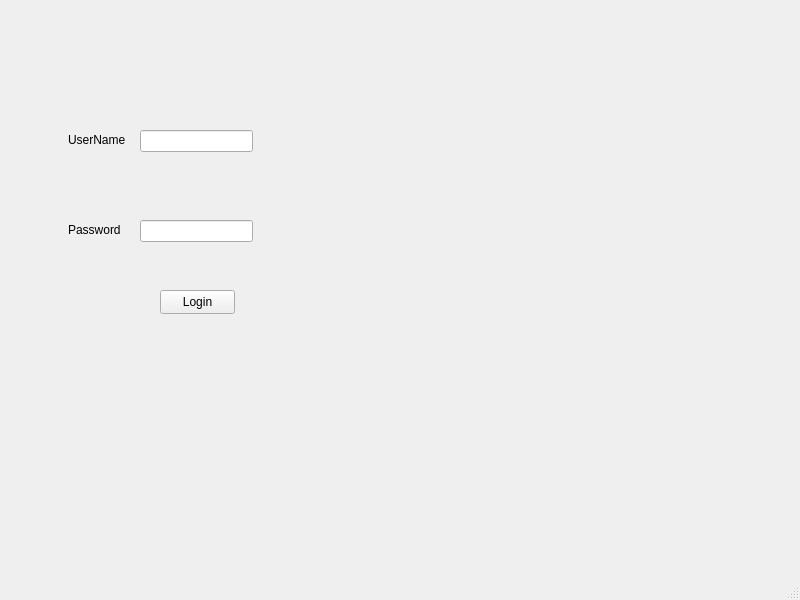
<?xml version="1.0" encoding="UTF-8"?>
<ui version="4.0">
 <class>MainWindow</class>
 <widget class="QMainWindow" name="MainWindow">
  <property name="geometry">
   <rect>
    <x>0</x>
    <y>0</y>
    <width>800</width>
    <height>600</height>
   </rect>
  </property>
  <property name="windowTitle">
   <string>Ticketplan Login</string>
  </property>
  <widget class="QWidget" name="centralwidget">
   <widget class="QLabel" name="label">
    <property name="geometry">
     <rect>
      <x>68</x>
      <y>130</y>
      <width>61</width>
      <height>20</height>
     </rect>
    </property>
    <property name="text">
     <string>UserName</string>
    </property>
   </widget>
   <widget class="QLabel" name="label_2">
    <property name="geometry">
     <rect>
      <x>68</x>
      <y>220</y>
      <width>61</width>
      <height>20</height>
     </rect>
    </property>
    <property name="text">
     <string>Password</string>
    </property>
   </widget>
   <widget class="QLineEdit" name="userNameInput">
    <property name="geometry">
     <rect>
      <x>140</x>
      <y>130</y>
      <width>113</width>
      <height>22</height>
     </rect>
    </property>
   </widget>
   <widget class="QLineEdit" name="passwordInput">
    <property name="geometry">
     <rect>
      <x>140</x>
      <y>220</y>
      <width>113</width>
      <height>22</height>
     </rect>
    </property>
   </widget>
   <widget class="QPushButton" name="loginButton">
    <property name="geometry">
     <rect>
      <x>160</x>
      <y>290</y>
      <width>75</width>
      <height>24</height>
     </rect>
    </property>
    <property name="text">
     <string>Login</string>
    </property>
   </widget>
  </widget>
  <widget class="QMenuBar" name="menubar">
   <property name="geometry">
    <rect>
     <x>0</x>
     <y>0</y>
     <width>800</width>
     <height>22</height>
    </rect>
   </property>
  </widget>
  <widget class="QStatusBar" name="statusbar"/>
 </widget>
 <resources/>
 <connections/>
</ui>
